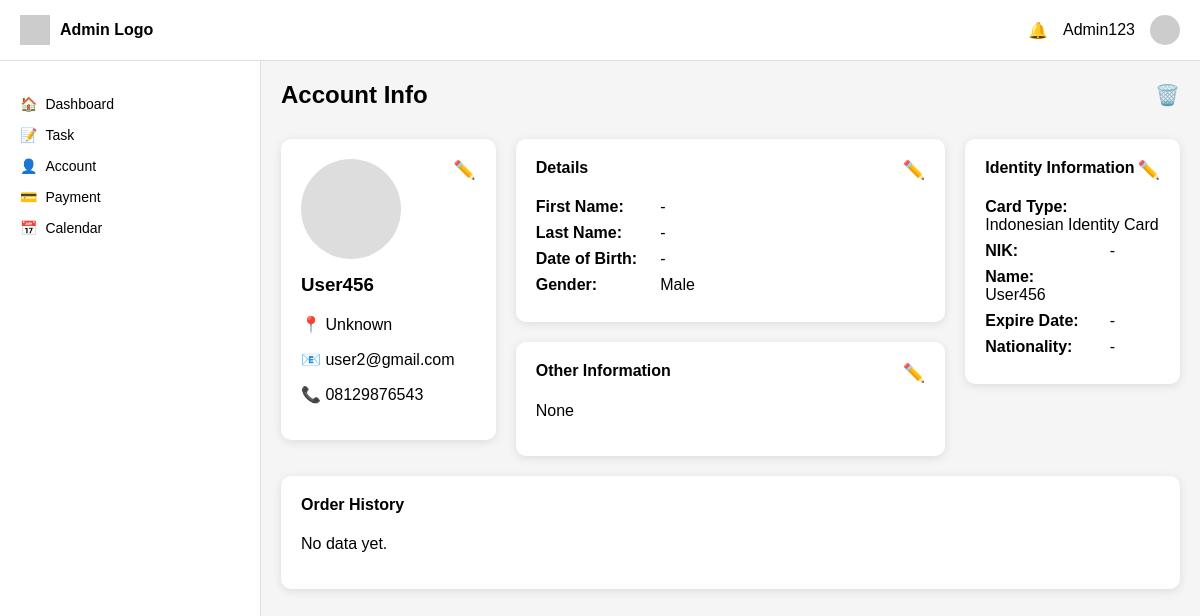
Page /edit.php?id=2 on the committed database.
### tables this page shows
CREATE TABLE `users` (
  `id` int NOT NULL,
  `username` varchar(50) DEFAULT NULL,
  `role` enum('Customers','Sellers') DEFAULT NULL,
  `email` varchar(100) DEFAULT NULL,
  `phone` varchar(20) DEFAULT NULL,
  `password` varchar(255) DEFAULT NULL,
  `status` varchar(20) DEFAULT 'Unverified',
  `first_name` varchar(100) DEFAULT NULL,
  `last_name` varchar(100) DEFAULT NULL,
  `dob` date DEFAULT NULL,
  `gender` enum('Male','Female') DEFAULT 'Male',
  `address` varchar(255) DEFAULT NULL,
  `id_image` varchar(255) DEFAULT NULL,
  `nik` varchar(50) DEFAULT NULL,
  `id_expiry` date DEFAULT NULL,
  `nationality` varchar(50) DEFAULT NULL,
  `other_info` text
);

### edit.php (the view, shortened to what this page needs)
<?php
include 'koneksi.php';
$id = $_GET['id'];
$query = mysqli_query($conn, "SELECT * FROM users WHERE id = '$id'");
$data = mysqli_fetch_assoc($query);
?>
<!DOCTYPE html>
<html lang="en">
<head>
</head>
<body>
<header class="topbar">
  <div class="left">
    <div class="logo-section">
      <img src="https://via.placeholder.com/30" alt="Logo" class="logo-icon">
      <span class="logo-text">Admin Logo</span>
    </div>
  </div>
  <div class="right">
    <span class="notif">🔔</span>
    <span class="username">Admin123</span>
    <img src="https://via.placeholder.com/25" alt="Avatar" class="avatar">
  </div>
</header>
<div class="content-wrapper">
  <?php
$currentPage = basename($_SERVER['PHP_SELF']);
?>
<aside class="sidebar">
  <ul class="nav">
    <li class="<?= $currentPage == 'dashboard.php' ? 'active' : '' ?>">
      <a href="dashboard.php"><span class="icon">🏠</span> Dashboard</a>
    </li>
    <li class="<?= $currentPage == 'task.php' ? 'active' : '' ?>">
      <a href="task.php"><span class="icon">📝</span> Task</a>
    </li>
    <li class="<?= $currentPage == 'account.php' ? 'active' : '' ?>">
      <a href="account.php"><span class="icon">👤</span> Account</a>
    </li>
    <li class="<?= $currentPage == 'transaksi.php' ? 'active' : '' ?>">
      <a href="transaksi.php"><span class="icon">💳</span> Payment</a>
    </li>
    <li class="<?= $currentPage == 'calendar.php' ? 'active' : '' ?>">
      <a href="calendar.php"><span class="icon">📅</span> Calendar</a>
    </li>
  </ul>
</aside>
  <div class="main-content">
    <div class="header">
      <h2>Account Info</h2>
      <a href="delete.php?id=<?= $data['id'] ?>" onclick="return confirm('Are you sure?')" class="delete-icon">🗑️</a>
    </div>
    <div class="three-col-grid">
      <div class="card">
        <span class="edit-icon">✏️</span>
        <div class="profile-img"></div>
        <h3><?= $data['username'] ?></h3>
        <p>📍 <?= $data['address'] ?? 'Unknown' ?></p>
        <p>📧 <?= $data['email'] ?></p>
        <p>📞 <?= $data['phone'] ?? '-' ?></p>
      </div>
      <div class="double-card">
        <div class="card">
          <span class="edit-icon">✏️</span>
          <h4>Details</h4>
          <div class="info-group"><span class="info-label">First Name:</span> <?= $data['first_name'] ?? '-' ?></div>
          <div class="info-group"><span class="info-label">Last Name:</span> <?= $data['last_name'] ?? '-' ?></div>
          <div class="info-group"><span class="info-label">Date of Birth:</span> <?= $data['dob'] ?? '-' ?></div>
          <div class="info-group"><span class="info-label">Gender:</span> <?= $data['gender'] ?? '-' ?></div>
        </div>
        <div class="card">
        <span class="edit-icon">✏️</span>
        <h4>Other Information</h4>
        <p><?= $data['other_info'] ?? 'None' ?></p>
        </div>
      </div>
      <div class="card">
      <span class="edit-icon">✏️</span>
          <h4>Identity Information</h4>
          <div class="info-group"><span class="info-label">Card Type:</span> Indonesian Identity Card</div>
          <div class="info-group"><span class="info-label">NIK:</span> <?= $data['nik'] ?? '-' ?></div>
          <div class="info-group"><span class="info-label">Name:</span> <?= $data['username'] ?></div>
          <div class="info-group"><span class="info-label">Expire Date:</span> <?= $data['id_expiry'] ?? '-' ?></div>
          <div class="info-group"><span class="info-label">Nationality:</span> <?= $data['nationality'] ?? '-' ?></div>
      </div>
    </div>
    <div class="card full-width">
      <h4>Order History</h4>
      <p>No data yet.</p>
    </div>
  </div>
</div>
</body>
</html>

### edit.php (style rules this page uses)
body { font-family: Arial, sans-serif; background: #f5f5f5; margin: 0; }
.topbar { background: #fff; padding: 15px 20px; display: flex; justify-content: space-between; align-items: center; border-bottom: 1px solid #ddd; }
.topbar .logo-section { display: flex; align-items: center; gap: 10px; }
.logo-icon { width: 30px; height: 30px; }
.logo-text { font-weight: bold; font-size: 16px; }
.topbar .right { display: flex; align-items: center; gap: 15px; }
.topbar .avatar { width: 30px; height: 30px; border-radius: 50%; }
.content-wrapper { display: flex; height: calc(100vh - 60px); }
.sidebar { width: 220px; background: #fff; padding: 20px; border-right: 1px solid #ddd; }
.main-content { flex: 1; padding: 20px; overflow-y: auto; }
.three-col-grid { display: grid; grid-template-columns: 1fr 2fr 1fr; gap: 20px; margin-bottom: 20px; align-items: start; }
.card { background: white; border-radius: 10px; padding: 20px; box-shadow: 0 2px 10px rgba(0,0,0,0.1); position: relative; }
.double-card { display: flex; flex-direction: column; gap: 20px; }
.full-width { grid-column: 1 / -1; }
.full-width { grid-column: 1 / -1; margin-top: 20px; }
.nav { list-style: none; padding: 0; margin: 0; }
.nav li { margin: 15px 0; cursor: pointer; display: flex; align-items: center; gap: 10px; font-size: 14px; }
.header { display: flex; justify-content: space-between; align-items: center; margin-bottom: 30px; }
h2 { margin: 0; }
.card h3, .card h4 { margin-top: 0; }
.edit-icon { position: absolute; top: 20px; right: 20px; color: blue; cursor: pointer; font-size: 18px; }
.delete-icon { color: red; font-size: 20px; cursor: pointer; text-decoration: none; }
.info-group { margin-bottom: 8px; }
.info-label { font-weight: bold; display: inline-block; width: 120px; }
.profile-img { width: 100px; height: 100px; background-color: #ddd; border-radius: 50%; margin-bottom: 15px; }
.nav li a { color: inherit; text-decoration: none; display: flex; align-items: center; gap: 8px; }

### rows in the picture
users: username "User456", address "Unknown", email "user2@gmail.com", phone "08129876543", first_name "-", last_name "-", dob "-", gender "Male", other_info "None", nik "-", id_expiry "-", nationality "-"
